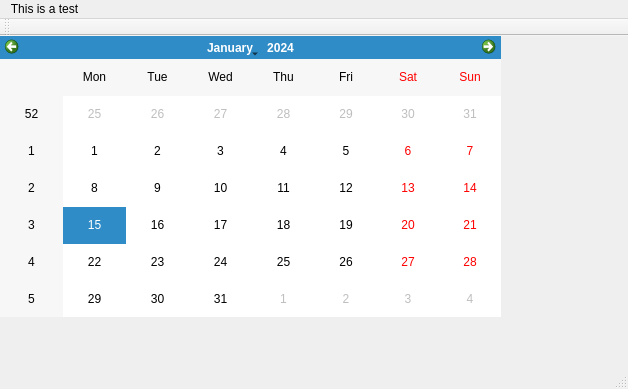
<?xml version="1.0" encoding="UTF-8"?>
<ui version="4.0">
 <class>MainWindow</class>
 <widget class="QMainWindow" name="MainWindow">
  <property name="geometry">
   <rect>
    <x>0</x>
    <y>0</y>
    <width>628</width>
    <height>389</height>
   </rect>
  </property>
  <property name="windowTitle">
   <string>MainWindow</string>
  </property>
  <widget class="QWidget" name="centralWidget">
   <widget class="QCalendarWidget" name="calendarWidget">
    <property name="geometry">
     <rect>
      <x>0</x>
      <y>0</y>
      <width>501</width>
      <height>281</height>
     </rect>
    </property>
   </widget>
  </widget>
  <widget class="QMenuBar" name="menuBar">
   <property name="geometry">
    <rect>
     <x>0</x>
     <y>0</y>
     <width>628</width>
     <height>22</height>
    </rect>
   </property>
   <widget class="QMenu" name="menuThis_is_a_test">
    <property name="title">
     <string>This is a test</string>
    </property>
   </widget>
   <addaction name="menuThis_is_a_test"/>
  </widget>
  <widget class="QToolBar" name="mainToolBar">
   <attribute name="toolBarArea">
    <enum>TopToolBarArea</enum>
   </attribute>
   <attribute name="toolBarBreak">
    <bool>false</bool>
   </attribute>
  </widget>
  <widget class="QStatusBar" name="statusBar"/>
 </widget>
 <layoutdefault spacing="6" margin="11"/>
 <resources/>
 <connections/>
</ui>
